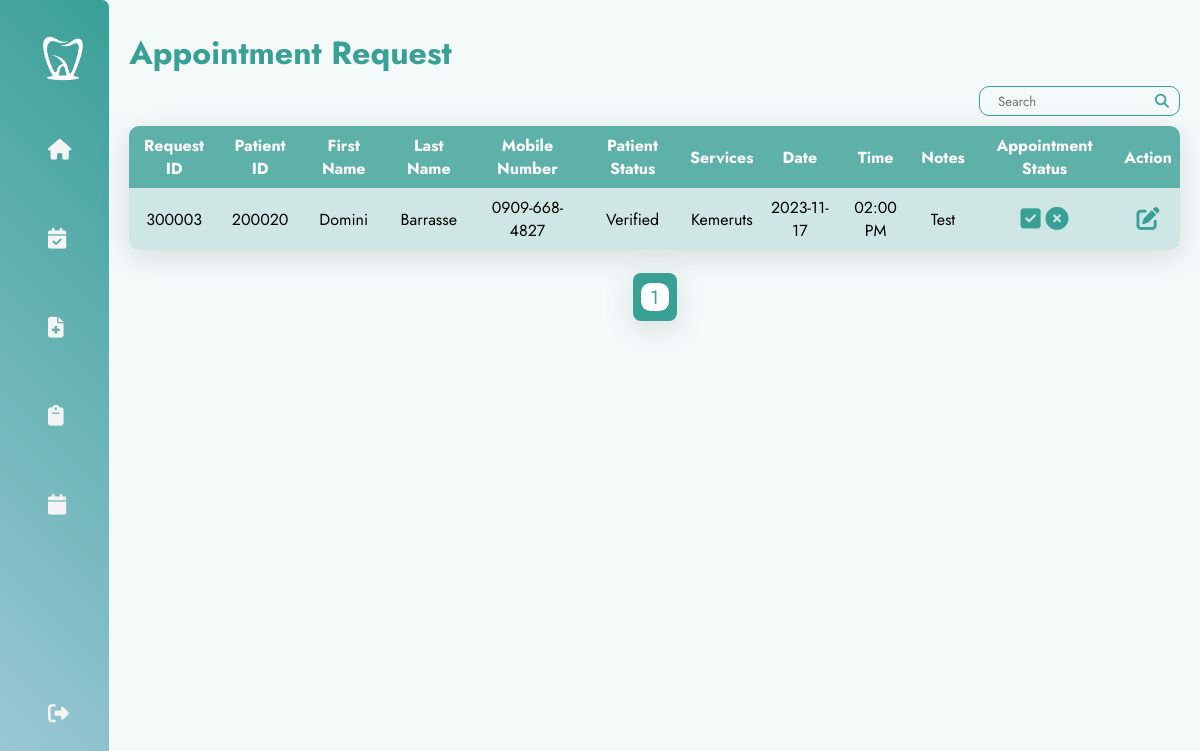
Page /pages/appointmentRequest.php (signed in) on the earlier database version.
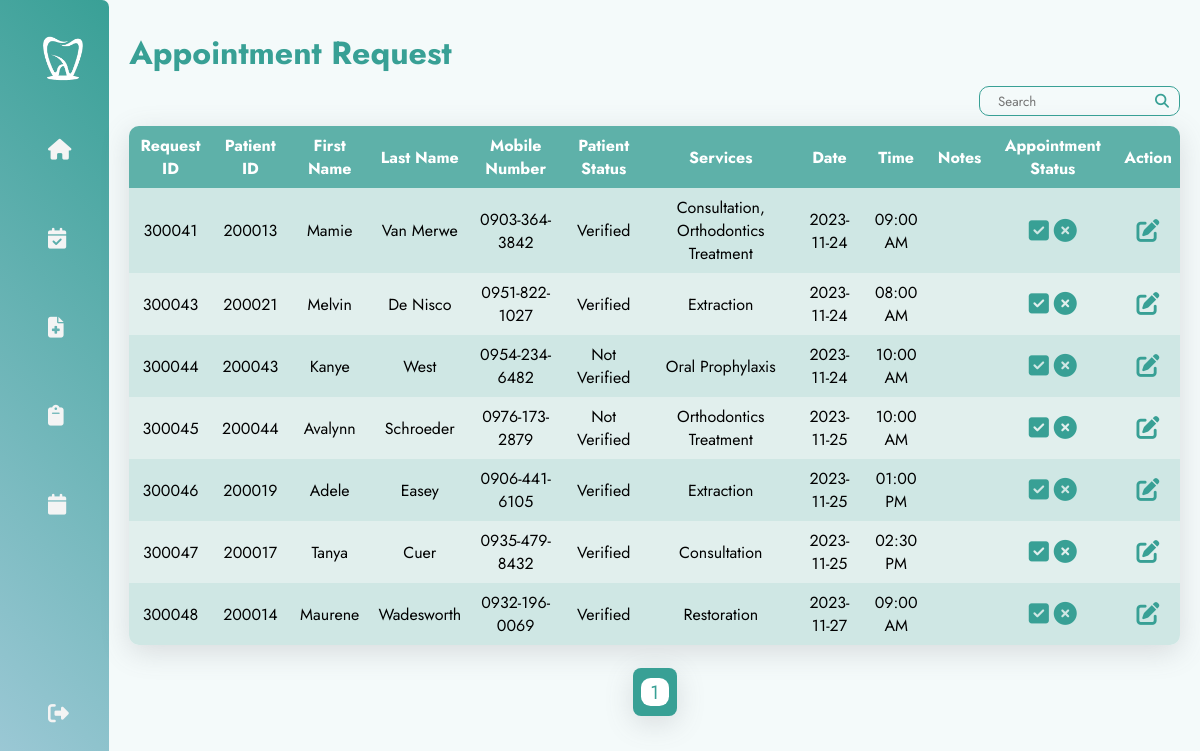
Same page on the later database version.
### tables this page shows
CREATE TABLE `requests` (
  `requestID` int(10) NOT NULL,
  `patientID` int(10) DEFAULT NULL,
  `requestServices` varchar(150) DEFAULT NULL,
  `requestDate` date DEFAULT NULL,
  `requestTime` time DEFAULT NULL,
  `requestNotes` text DEFAULT NULL,
  `requestStatus` varchar(10) DEFAULT 'Pending'
);

CREATE TABLE `patients` (
  `patientID` int(10) NOT NULL,
  `patientFirstName` varchar(30) DEFAULT NULL,
  `patientLastName` varchar(30) DEFAULT NULL,
  `patientAge` int(11) DEFAULT NULL,
  `patientSex` varchar(10) DEFAULT NULL,
  `patientMobileNo` varchar(15) DEFAULT NULL,
  `patientEmail` varchar(70) DEFAULT NULL,
  `patientAddress` varchar(100) DEFAULT NULL,
  `patientOccupation` varchar(30) DEFAULT NULL,
  `patientBalance` decimal(15,2) DEFAULT 0.00,
  `patientStatus` varchar(15) DEFAULT 'Not Verified'
);

### pages/appointmentRequest.php (the view, shortened to what this page needs)
<?php
  include("../phpFiles/dbConnect.php");
  $searchKeyword = isset($_GET['searchKeyword']) ? $_GET['searchKeyword'] : '';
  $recordPerPage = 13;
  if (isset($_GET["page"])) {
      $page = $_GET["page"];
  }
  else {
      $page = 1;
  }
  $startPage = ($page-1) * $recordPerPage;
  $sql = "SELECT requests.requestID, requests.patientID, patients.patientFirstName, patients.patientLastName, patients.patientMobileNo, patients.patientStatus, requests.requestServices, requests.requestDate, requests.requestTime, requests.requestNotes, requests.requestStatus
          FROM requests
          LEFT JOIN patients ON requests.patientID = patients.patientID
          WHERE requests.requestStatus ='Pending'";
  $sql .= " LIMIT $startPage, $recordPerPage;";
  $result = $conn->query($sql);
?>
<!DOCTYPE html>
<html lang="en">
<head>
    <link rel="stylesheet" href="../styles/transaction.css">
    <?php include('header.php'); ?>
</head>
<body>
    <div class="container">
        <?php
            if($_SESSION["accRole"] == "Admin"){
                include('adminSidebar.php');
            }else{
                include('sidebar.php');
            }
        ?>
        <main>
          <h1>Appointment Request</h1>
          <div class="main-content">
            <div class="contain">
              <form action="<?php echo htmlspecialchars($_SERVER["PHP_SELF"]); ?>" method="get" class="search" id="upd-form">
                <input type="text" name="searchKeyword" value="<?php echo $searchKeyword; ?>" placeholder="  Search">
                <i class="fa-solid fa-magnifying-glass"></i>
              </form>
            </div>
            <?php
              echo "<table>";
              echo "<tr><th>Request ID</th><th>Patient ID</th><th>First Name</th><th>Last Name</th><th>Mobile Number</th><th>Patient Status</th><th>Services</th><th>Date</th><th>Time</th><th>Notes</th><th>Appointment Status</th><th>Action</th></tr>";
              if ($result->num_rows > 0) {
                  while ($row = $result->fetch_assoc()) {
                    echo "<tr>";
                    echo "<td>" . $row["requestID"] . "</td>";
                    echo "<td>" . $row["patientID"] . "</td>";
                    echo "<td>" . $row["patientFirstName"] . "</td>";
                    echo "<td>" . $row["patientLastName"] . "</td>";
                    echo "<td>" . $row["patientMobileNo"] . "</td>";
                    echo "<td>" . $row["patientStatus"] . "</td>";
                    echo "<td>" . $row["requestServices"] . "</td>";
                    echo "<td>" . $row["requestDate"] . "</td>";
                    echo "<td>" . " ". date("h:i A",strtotime($row["requestTime"])) . " ". "</td>";
                    echo "<td>" . $row["requestNotes"] . "</td>";
                    echo "<td>";
                    echo "<div class='action-buttons'>
                            <form action='appointmentRequest.php' method='post'>
                                <input type='hidden' name='requestID' value='{$row['requestID']}'>
                                <button type='submit' name='approved' id='approve' onclick = 'return confirm(\"Are you sure you want to approve this appointment?\");'><i class='fas fa-check-square'></i></button>
                                <button type='submit' name='declined' id='decline' onclick = 'return confirm(\"Are you sure you want to decline this appointment?\");'><i class='fas fa-times-circle'></i></button>
                            </form>";
                    echo "</div>";
                    echo "</td>";
                    echo "<td>
                            <div class='action-buttons'>
                              <form action='appointmentRequestUpdate.php' method='post'>
                                  <input type='hidden' name='requestID' value='{$row['requestID']}'>
                                  <input type='hidden' name='requestStatus' value='{$row['requestStatus']}'>
                                  <button type='submit' onclick='openPopup()'><i class='fas fa-edit'></i></button>
                              </div>
                              </form>
                          </td>";
                    echo "</tr>";
                  }
                  echo "</div>";
                } else {
                    echo "<tr><td colspan = '12' id = 'noRes'>No Results</td></tr>";
                }
                echo "</table><br>";
            ?>
            <div class = "paginationCont">
                <div class = "paginationMain">
                    <?php
                        $query = "SELECT COUNT(*)
                        FROM requests
                        LEFT JOIN patients ON requests.patientID = patients.patientID
                        WHERE requests.requestStatus ='Pending'";
                        $baseUrl = "appointmentRequest.php";
                        if (!empty($searchKeyword)) {
                            $query .= " AND (patients.patientFirstName LIKE '%$searchKeyword%' OR patients.patientLastName LIKE '%$searchKeyword%' OR patients.patientMobileNo LIKE '%$searchKeyword%' OR requests.requestID LIKE '%$searchKeyword%' OR requests.patientID LIKE '%$searchKeyword%' OR requests.requestDate LIKE '%$searchKeyword%' OR requests.requestTime LIKE '%$searchKeyword%' OR requests.requestServices LIKE '%$searchKeyword%')";
                            $baseUrl .= "?searchKeyword=$searchKeyword";
                        }else{
                            $baseUrl .= "?";
                        }
                        include("../pages/pagination.php");
                    ?>
                </div>
          </div>
        </main>
  </div>
</body>
</html>

### pages/header.php (shortened to what this page needs)
<link rel="stylesheet" href="https://cdnjs.cloudflare.com/ajax/libs/font-awesome/6.4.2/css/all.min.css" />

### pages/sidebar.php (shortened to what this page needs)
<head>
    <link rel="stylesheet" type="text/css" href="../styles/sidebar.css"/>
    <?php include("../pages/header.php");?>
</head>
<nav>
    <div class="logo">
        <img src="../images/logoDashboard.png">
    </div>
    <ul class="menu">
        <li>
            <a href="dashboard.php">
                <i class="fa-solid fa-house"></i>
            </a>
        </li>
        <li>
            <a href="appointmentRequest.php">
                <i class="fas fa-calendar-check"></i>
            </a>
        </li>
        <li>
            <a href="patientRecord.php">
                <i class="fa-solid fa-file-medical"></i>
                <span>Patient Record</span>
            </a>
        </li>
        <li>
            <a href="transaction.php">
                <i class="fas fa-clipboard"></i>
                <span>Transaction Record</span>
            </a>
        </li>
        <li>
            <a href="calendarAppointment.php">
                <i class="fas fa-calendar"></i>
            </a>
        </li>
        <li class="logout">
            <a href="logout.php">
                <i class="fas fa-sign-out-alt"></i>
            </a>
        </li>
    </ul>
</nav>

### pages/pagination.php (shortened to what this page needs)
<?php
include("../phpFiles/dbConnect.php");
$query .= ";";
$countRes = mysqli_query($conn, $query);
$row = mysqli_fetch_row($countRes);
$totalRecords = $row[0];
$totalPages = ceil($totalRecords / $recordPerPage);
$start = max(1, $page - 2);
$end = min($start + 4, $totalPages);
    if ($totalPages - $page < 4) {
        $start = max(1, $totalPages - 4);
        $end = $totalPages;
    }
    for ($i=$start; $i<=$end; $i++) {
        if ($i == $page) {
            $status = 'active';
        }
        else {
            $status = 'notActive';
        }
        echo "<a class = '$status' href='$baseUrl&page=".$i."'><p>".$i."</p></a>";
    }
?>

### styles/transaction.css (style rules this page uses)
:root { --bg: #f4fafa; --bg-darker: #eaf4f3; --teal: #38a095; --lightgreen: #cce1df; --lightblue: #90cac4; --blue: #8edaf1; }
* { margin: 0; padding: 0; outline: none; border: none; text-decoration: none; box-sizing: border-box; font-family: "Jost", sans-serif; }
body { background: var(--bg); }
.container { display: flex; }
main { position: relative; padding: 20px; width: calc(100% - 100px); }
.contain { height: 30px; display: flex; justify-content: flex-end; gap: 15px; }
.button, .search { font-size: 1.2em; background: none; }
.search { display: flex; border: 1px solid var(--teal); border-radius: 10px; padding-left: 10px; }
.search input { background: none; }
.search i { color: var(--teal); font-size: 14px; padding: 0 10px 0 5px; align-self: center; }
h1 { padding: 10px 0; color: var(--teal); }
.main-content { text-align: center; }
table { overflow: hidden; border-radius: 10px; margin-top: 10px; border-collapse: collapse; width: 100%; box-shadow: rgba(100, 100, 111, 0.2) 0px 7px 29px 0px; }
th, td { padding: 8px; text-align: center; word-wrap: break-word; }
th { background-color: #5EB1A9; color: white; }
tr:nth-child(even) { background-color: #CFE7E4; }
tr:nth-child(odd) { background-color: #E1EFED; }
.action-buttons { display: flex; gap: 10px; align-items: center; justify-content: center; }
.action-buttons button { font-size: 23px; background-color:transparent; color: #38a095; }
.fa-edit:before { color: #38a095; }
.paginationCont { display: flex; justify-content: center; align-items: center; }
.paginationMain { display: flex; justify-content: center; align-items: center; height: 3em; border-radius: 0.5rem; background-color: #38a095; color: white; box-shadow: rgba(100, 100, 111, 0.2) 0px 7px 29px 0px; padding: 0.5em }
.paginationMain a { font-size: 1.2em; border-radius: 0.5em; padding-inline: 0.5em; }
.active { color: #38a095; background-color: white; }

### styles/sidebar.css (style rules this page uses)
* { font-family: 'Jost', sans-serif; }
:root { --green: #39a096; --lightblue: #a0cad8; --white: #f4f4f4; --darkwhite: #f4fafa; }
nav { position: sticky; top: 0; left: 0; bottom: 0; width: 110px; height: 100vh; padding: 1rem; color: var(--green); overflow: hidden; transition: all 0.5s linear; background: linear-gradient(45deg, var(--lightblue), var(--green)); border-top-right-radius: 7px; border-bottom-right-radius: 7px; }
nav span { white-space: nowrap; font-size: 18px; padding: 10px; font-weight: 300; }
.logo { position: relative; height: 85px; padding: 1rem; display: flex; align-items: center; text-align: center; gap: 1.7rem; margin-left: 0.6rem; }
.logo img { height: 85%; }
.menu { height: 85%; position: relative; list-style: none; }
.menu li { padding: 1.5rem; margin: 0.5rem; border-top-left-radius: 50px; border-bottom-left-radius: 50px; line-height: 0.8rem; width: 500px; }
.menu li a { color: var(--white); font-size: 14px; display: flex; align-items: center; gap: 2.6rem; }
.menu li a i { font-size: 1.3rem; }
.logout { position: absolute; bottom: 0; left: 0; width: calc(100% - 1rem); }

Differences in the rows shown:
removed requests: requestID "300003", patientID "200020", patientID.patientFirstName "Domini", patientID.patientLastName "Barrasse", patientID.patientMobileNo "0909-668-4827", patientID.patientStatus "Verified", requestServices "Kemeruts", requestDate "2023-11-17", requestTime "02:00 PM", requestNotes "Test"
added requests: requestID "300041", patientID "200013", patientID.patientFirstName "Mamie", patientID.patientLastName "Van Merwe", patientID.patientMobileNo "0903-364-3842", patientID.patientStatus "Verified", requestServices "Consultation, Orthodontics Treatment", requestDate "2023-11-24", requestTime "09:00 AM"
added requests: requestID "300043", patientID "200021", patientID.patientFirstName "Melvin", patientID.patientLastName "De Nisco", patientID.patientMobileNo "0951-822-1027", patientID.patientStatus "Verified", requestServices "Extraction", requestDate "2023-11-24", requestTime "08:00 AM"
added requests: requestID "300044", patientID "200043", patientID.patientFirstName "Kanye", patientID.patientLastName "West", patientID.patientMobileNo "0954-234-6482", patientID.patientStatus "Not Verified", requestServices "Oral Prophylaxis", requestDate "2023-11-24", requestTime "10:00 AM"
added requests: requestID "300045", patientID "200044", patientID.patientFirstName "Avalynn", patientID.patientLastName "Schroeder", patientID.patientMobileNo "0976-173-2879", patientID.patientStatus "Not Verified", requestServices "Orthodontics Treatment", requestDate "2023-11-25", requestTime "10:00 AM"
added requests: requestID "300046", patientID "200019", patientID.patientFirstName "Adele", patientID.patientLastName "Easey", patientID.patientMobileNo "0906-441-6105", patientID.patientStatus "Verified", requestServices "Extraction", requestDate "2023-11-25", requestTime "01:00 PM"
added requests: requestID "300047", patientID "200017", patientID.patientFirstName "Tanya", patientID.patientLastName "Cuer", patientID.patientMobileNo "0935-479-8432", patientID.patientStatus "Verified", requestServices "Consultation", requestDate "2023-11-25", requestTime "02:30 PM"
added requests: requestID "300048", patientID "200014", patientID.patientFirstName "Maurene", patientID.patientLastName "Wadesworth", patientID.patientMobileNo "0932-196-0069", patientID.patientStatus "Verified", requestServices "Restoration", requestDate "2023-11-27", requestTime "09:00 AM"
